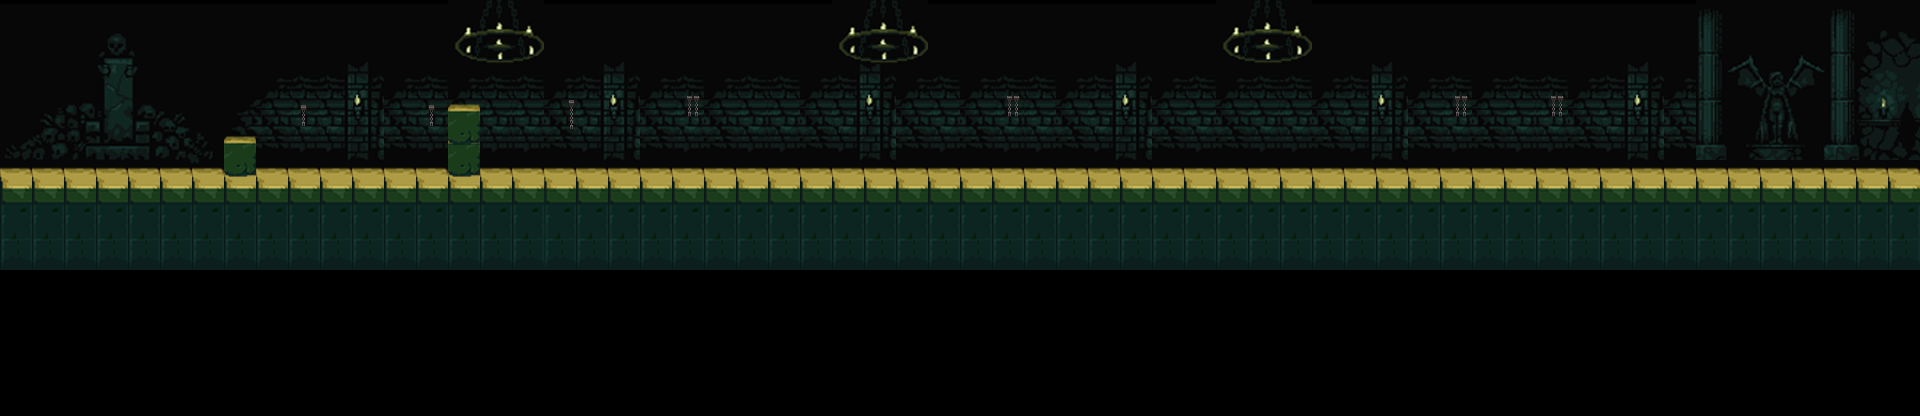

Below is a game level as drawn by its tile map, then a one-line description and the .tmx that defines it (tile-layer data replaced by summaries):
An orthogonal 60x13 tile map with 32x32 px tiles, 5 tile layers (BLACK SPOTS, BACKGROUND, FLOOR, PLATFORMS, ...), 4 tilesets.

<map version="1.4" tiledversion="1.4.3" orientation="orthogonal" renderorder="right-down" width="60" height="13" tilewidth="32" tileheight="32" infinite="0" nextlayerid="17" nextobjectid="10">
 <tileset firstgid="1" name="decorative" tilewidth="32" tileheight="32" tilecount="144" columns="12">
  <image source="Map Assets/decorative.png" width="400" height="400" />
 </tileset>
 <tileset firstgid="145" name="old-dark-castle-interior-tileset" tilewidth="32" tileheight="32" tilecount="182" columns="26">
  <image source="Map Assets/old-dark-castle-interior-tileset2.png" width="832" height="240" />
 </tileset>
 <tileset firstgid="327" name="old-dark-castle-interior-tileset" tilewidth="32" tileheight="32" tilecount="780" columns="52">
  <image source="Map Assets/old-dark-castle-interior-tileset.png" width="1664" height="480" />
 </tileset>
 <tileset firstgid="1107" name="gothic-castle-background3" tilewidth="32" tileheight="32" tilecount="630" columns="30">
  <image source="Map Assets/gothic-castle-background3.png" width="960" height="672" />
 </tileset>
 <layer id="12" name="BLACK SPOTS" width="60" height="13">
  <data>[780 cells, 0 non-empty, 0 distinct tile ids]</data>
 </layer>
 <layer id="11" name="BACKGROUND" width="60" height="13">
  <data>[780 cells, 420 non-empty, 125 distinct tile ids]</data>
 </layer>
 <layer id="13" name="FLOOR" width="60" height="13">
  <data>[780 cells, 72 non-empty, 8 distinct tile ids]</data>
 </layer>
 <layer id="15" name="PLATFORMS" width="60" height="13">
  <data>[780 cells, 184 non-empty, 10 distinct tile ids]</data>
 </layer>
 <layer id="16" name="Tile Layer 5" width="60" height="13">
  <data>[780 cells, 2 non-empty, 2 distinct tile ids]</data>
 </layer>
</map>